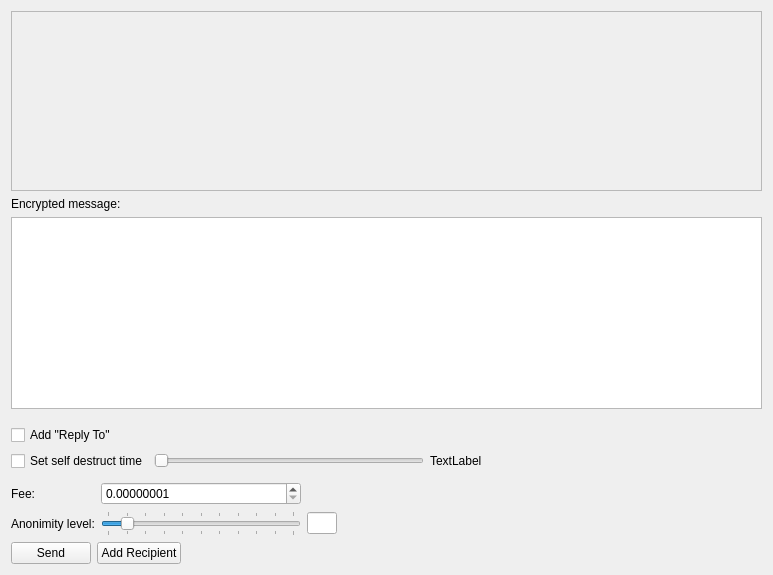
<?xml version="1.0" encoding="UTF-8"?>
<ui version="4.0">
 <class>SendMessageFrame</class>
 <widget class="QFrame" name="SendMessageFrame">
  <property name="geometry">
   <rect>
    <x>0</x>
    <y>0</y>
    <width>773</width>
    <height>575</height>
   </rect>
  </property>
  <property name="windowTitle">
   <string>Frame</string>
  </property>
  <property name="frameShape">
   <enum>QFrame::NoFrame</enum>
  </property>
  <property name="frameShadow">
   <enum>QFrame::Raised</enum>
  </property>
  <layout class="QVBoxLayout" name="verticalLayout">
   <item>
    <widget class="QScrollArea" name="m_messageAddressScrollArea">
     <property name="frameShape">
      <enum>QFrame::StyledPanel</enum>
     </property>
     <property name="widgetResizable">
      <bool>true</bool>
     </property>
     <widget class="QWidget" name="scrollAreaWidgetContents">
      <property name="geometry">
       <rect>
        <x>0</x>
        <y>0</y>
        <width>747</width>
        <height>126</height>
       </rect>
      </property>
      <layout class="QVBoxLayout" name="m_addressesLayout">
       <property name="spacing">
        <number>0</number>
       </property>
       <property name="leftMargin">
        <number>0</number>
       </property>
       <property name="topMargin">
        <number>0</number>
       </property>
       <property name="rightMargin">
        <number>0</number>
       </property>
       <property name="bottomMargin">
        <number>0</number>
       </property>
       <item>
        <spacer name="verticalSpacer_2">
         <property name="orientation">
          <enum>Qt::Vertical</enum>
         </property>
         <property name="sizeHint" stdset="0">
          <size>
           <width>20</width>
           <height>139</height>
          </size>
         </property>
        </spacer>
       </item>
      </layout>
     </widget>
    </widget>
   </item>
   <item>
    <widget class="QLabel" name="label_3">
     <property name="text">
      <string>Encrypted message:</string>
     </property>
    </widget>
   </item>
   <item>
    <widget class="QTextEdit" name="m_messageTextEdit">
     <property name="html">
      <string notr="true">&lt;!DOCTYPE HTML PUBLIC &quot;-//W3C//DTD HTML 4.0//EN&quot; &quot;http://www.w3.org/TR/REC-html40/strict.dtd&quot;&gt;
&lt;html&gt;&lt;head&gt;&lt;meta name=&quot;qrichtext&quot; content=&quot;1&quot; /&gt;&lt;style type=&quot;text/css&quot;&gt;
p, li { white-space: pre-wrap; }
&lt;/style&gt;&lt;/head&gt;&lt;body style=&quot; font-family:'.SF NS Text'; font-size:13pt; font-weight:400; font-style:normal;&quot;&gt;
&lt;p style=&quot;-qt-paragraph-type:empty; margin-top:0px; margin-bottom:0px; margin-left:0px; margin-right:0px; -qt-block-indent:0; text-indent:0px; font-family:'.Helvetica Neue DeskInterface';&quot;&gt;&lt;br /&gt;&lt;/p&gt;&lt;/body&gt;&lt;/html&gt;</string>
     </property>
    </widget>
   </item>
   <item>
    <spacer name="verticalSpacer">
     <property name="orientation">
      <enum>Qt::Vertical</enum>
     </property>
     <property name="sizeType">
      <enum>QSizePolicy::Fixed</enum>
     </property>
     <property name="sizeHint" stdset="0">
      <size>
       <width>20</width>
       <height>10</height>
      </size>
     </property>
    </spacer>
   </item>
   <item>
    <layout class="QHBoxLayout" name="horizontalLayout_3">
     <property name="topMargin">
      <number>0</number>
     </property>
     <item>
      <widget class="QCheckBox" name="m_addReplyToCheck">
       <property name="text">
        <string>Add &quot;Reply To&quot;</string>
       </property>
      </widget>
     </item>
    </layout>
   </item>
   <item>
    <layout class="QHBoxLayout" name="horizontalLayout_2">
     <property name="rightMargin">
      <number>10</number>
     </property>
     <item>
      <widget class="QCheckBox" name="m_ttlCheck">
       <property name="toolTip">
        <string>Do not include message in blockchain</string>
       </property>
       <property name="text">
        <string>Set self destruct time</string>
       </property>
      </widget>
     </item>
     <item>
      <widget class="QSlider" name="m_ttlSlider">
       <property name="singleStep">
        <number>300</number>
       </property>
       <property name="orientation">
        <enum>Qt::Horizontal</enum>
       </property>
       <property name="tickInterval">
        <number>1</number>
       </property>
      </widget>
     </item>
     <item>
      <widget class="QLabel" name="m_ttlLabel">
       <property name="text">
        <string>TextLabel</string>
       </property>
      </widget>
     </item>
     <item>
      <spacer name="horizontalSpacer_3">
       <property name="orientation">
        <enum>Qt::Horizontal</enum>
       </property>
       <property name="sizeHint" stdset="0">
        <size>
         <width>40</width>
         <height>20</height>
        </size>
       </property>
      </spacer>
     </item>
    </layout>
   </item>
   <item>
    <layout class="QGridLayout" name="gridLayout">
     <property name="topMargin">
      <number>5</number>
     </property>
     <item row="1" column="1">
      <widget class="QSlider" name="m_mixinSlider">
       <property name="maximumSize">
        <size>
         <width>200</width>
         <height>16777215</height>
        </size>
       </property>
       <property name="maximum">
        <number>10</number>
       </property>
       <property name="pageStep">
        <number>1</number>
       </property>
       <property name="value">
        <number>1</number>
       </property>
       <property name="tracking">
        <bool>false</bool>
       </property>
       <property name="orientation">
        <enum>Qt::Horizontal</enum>
       </property>
       <property name="tickPosition">
        <enum>QSlider::TicksBothSides</enum>
       </property>
       <property name="tickInterval">
        <number>1</number>
       </property>
      </widget>
     </item>
     <item row="1" column="0">
      <widget class="QLabel" name="label_2">
       <property name="text">
        <string>Anonimity level:</string>
       </property>
      </widget>
     </item>
     <item row="1" column="2">
      <widget class="QLineEdit" name="m_mixinEdit">
       <property name="maximumSize">
        <size>
         <width>30</width>
         <height>16777215</height>
        </size>
       </property>
       <property name="text">
        <string notr="true"/>
       </property>
       <property name="maxLength">
        <number>5</number>
       </property>
       <property name="alignment">
        <set>Qt::AlignCenter</set>
       </property>
       <property name="readOnly">
        <bool>true</bool>
       </property>
      </widget>
     </item>
     <item row="1" column="3">
      <spacer name="horizontalSpacer">
       <property name="orientation">
        <enum>Qt::Horizontal</enum>
       </property>
       <property name="sizeType">
        <enum>QSizePolicy::Expanding</enum>
       </property>
       <property name="sizeHint" stdset="0">
        <size>
         <width>298</width>
         <height>20</height>
        </size>
       </property>
      </spacer>
     </item>
     <item row="0" column="0">
      <widget class="QLabel" name="label_4">
       <property name="text">
        <string>Fee:</string>
       </property>
      </widget>
     </item>
     <item row="0" column="1">
      <widget class="QDoubleSpinBox" name="m_feeSpin">
       <property name="decimals">
        <number>8</number>
       </property>
       <property name="minimum">
        <double>0.000000010000000</double>
       </property>
       <property name="maximum">
        <double>1000000000000000000.000000000000000</double>
       </property>
       <property name="singleStep">
        <double>0.000000010000000</double>
       </property>
       <property name="value">
        <double>0.000000010000000</double>
       </property>
      </widget>
     </item>
    </layout>
   </item>
   <item>
    <layout class="QHBoxLayout" name="horizontalLayout">
     <item>
      <widget class="QPushButton" name="m_sendButton">
       <property name="text">
        <string>Send</string>
       </property>
       <property name="icon">
        <iconset resource="../../resources.qrc">
         <normaloff>:/icons/send</normaloff>:/icons/send</iconset>
       </property>
      </widget>
     </item>
     <item>
      <widget class="QPushButton" name="m_addRecipientButton">
       <property name="text">
        <string>Add Recipient</string>
       </property>
       <property name="icon">
        <iconset resource="../../resources.qrc">
         <normaloff>:/icons/add</normaloff>:/icons/add</iconset>
       </property>
      </widget>
     </item>
     <item>
      <spacer name="horizontalSpacer_2">
       <property name="orientation">
        <enum>Qt::Horizontal</enum>
       </property>
       <property name="sizeHint" stdset="0">
        <size>
         <width>40</width>
         <height>20</height>
        </size>
       </property>
      </spacer>
     </item>
     <item>
      <widget class="QLabel" name="m_tickerLabel">
       <property name="text">
        <string notr="true"/>
       </property>
      </widget>
     </item>
    </layout>
   </item>
  </layout>
 </widget>
 <resources>
  <include location="../../resources.qrc"/>
 </resources>
 <connections>
  <connection>
   <sender>m_sendButton</sender>
   <signal>clicked()</signal>
   <receiver>SendMessageFrame</receiver>
   <slot>sendClicked()</slot>
   <hints>
    <hint type="sourcelabel">
     <x>58</x>
     <y>503</y>
    </hint>
    <hint type="destinationlabel">
     <x>386</x>
     <y>287</y>
    </hint>
   </hints>
  </connection>
  <connection>
   <sender>m_mixinSlider</sender>
   <signal>valueChanged(int)</signal>
   <receiver>SendMessageFrame</receiver>
   <slot>mixinValueChanged(int)</slot>
   <hints>
    <hint type="sourcelabel">
     <x>217</x>
     <y>548</y>
    </hint>
    <hint type="destinationlabel">
     <x>386</x>
     <y>287</y>
    </hint>
   </hints>
  </connection>
  <connection>
   <sender>m_messageTextEdit</sender>
   <signal>textChanged()</signal>
   <receiver>SendMessageFrame</receiver>
   <slot>messageTextChanged()</slot>
   <hints>
    <hint type="sourcelabel">
     <x>386</x>
     <y>227</y>
    </hint>
    <hint type="destinationlabel">
     <x>386</x>
     <y>287</y>
    </hint>
   </hints>
  </connection>
  <connection>
   <sender>m_addRecipientButton</sender>
   <signal>clicked()</signal>
   <receiver>SendMessageFrame</receiver>
   <slot>addRecipientClicked()</slot>
   <hints>
    <hint type="sourcelabel">
     <x>179</x>
     <y>546</y>
    </hint>
    <hint type="destinationlabel">
     <x>386</x>
     <y>287</y>
    </hint>
   </hints>
  </connection>
  <connection>
   <sender>m_ttlSlider</sender>
   <signal>valueChanged(int)</signal>
   <receiver>SendMessageFrame</receiver>
   <slot>ttlValueChanged(int)</slot>
   <hints>
    <hint type="sourcelabel">
     <x>296</x>
     <y>426</y>
    </hint>
    <hint type="destinationlabel">
     <x>386</x>
     <y>287</y>
    </hint>
   </hints>
  </connection>
  <connection>
   <sender>m_ttlCheck</sender>
   <signal>toggled(bool)</signal>
   <receiver>m_ttlSlider</receiver>
   <slot>setVisible(bool)</slot>
   <hints>
    <hint type="sourcelabel">
     <x>89</x>
     <y>426</y>
    </hint>
    <hint type="destinationlabel">
     <x>296</x>
     <y>426</y>
    </hint>
   </hints>
  </connection>
  <connection>
   <sender>m_ttlCheck</sender>
   <signal>toggled(bool)</signal>
   <receiver>m_ttlLabel</receiver>
   <slot>setVisible(bool)</slot>
   <hints>
    <hint type="sourcelabel">
     <x>89</x>
     <y>426</y>
    </hint>
    <hint type="destinationlabel">
     <x>463</x>
     <y>426</y>
    </hint>
   </hints>
  </connection>
  <connection>
   <sender>m_ttlCheck</sender>
   <signal>stateChanged(int)</signal>
   <receiver>SendMessageFrame</receiver>
   <slot>ttlCheckStateChanged(int)</slot>
   <hints>
    <hint type="sourcelabel">
     <x>89</x>
     <y>426</y>
    </hint>
    <hint type="destinationlabel">
     <x>386</x>
     <y>287</y>
    </hint>
   </hints>
  </connection>
 </connections>
 <slots>
  <slot>addressBookClicked()</slot>
  <slot>pasteClicked()</slot>
  <slot>sendClicked()</slot>
  <slot>mixinValueChanged(int)</slot>
  <slot>addressEdited(QString)</slot>
  <slot>messageTextChanged()</slot>
  <slot>addRecipientClicked()</slot>
  <slot>ttlCheckStateChanged(int)</slot>
  <slot>ttlValueChanged(int)</slot>
 </slots>
</ui>
